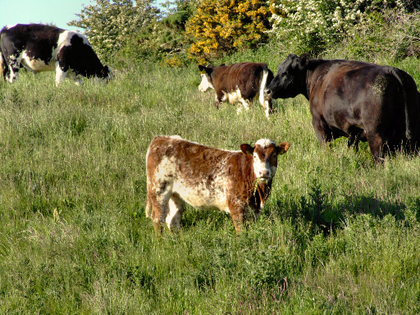
%> input picture cow.png, 420 x 315 px, shrunk from 512 x 384 before the run
$ octave inpaint_test.m   (GNU Octave 9; MATLAB toolbox functions it lacks are replaced by stand-ins)
%> lines starting %> are read from the running program, lines starting %| are printed output that depends on the picture; in (x1, y1, x2, y2) boxes, pixels count from 0 and x2, y2 are one past the last pixel; in counts of white or black regions, pixels touching at a corner belong together; the program's own positions count from 1
%> further down, original_image is the input picture: size 315x420x3 uint8; mean R, G, B 115.8, 116.1, 64.1
### create_mask.m
function [ mask ] = create_mask( height, width, type )
%> called with height = 315, width = 420, type = 'vertical'
%CREATE_MASK
mask = zeros(height, width, 'uint8');
switch type
    case 'vertical'
        n_lines = 5;
        line_width = 3;
        spacing = floor(width/n_lines);
%> spacing = 84
        for i=15:height-15
            for l=1:n_lines
                for j=(l-1)*spacing+floor(spacing/2):(l-1)*spacing+floor(spacing/2)+line_width
                    mask(i, j) = 1;
                end
            end
        end
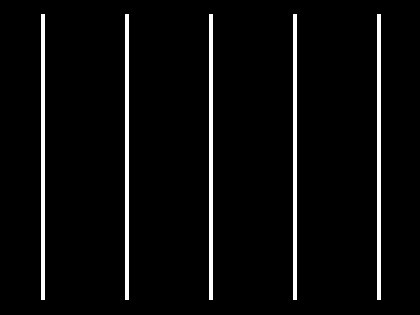
%> mask: size 315x420 uint8; values 0 (black) and 1 (white), 4.3% white; 5 white regions, box (x1, y1, x2, y2) and area: (41, 14, 45, 300) 1144, (125, 14, 129, 300) 1144, (209, 14, 213, 300) 1144, (293, 14, 297, 300) 1144, (377, 14, 381, 300) 1144
end


end

### inpaint.m
function [ image ] = inpaint( image, mask, radius )
%INPAINT
    % Create patch mask
    [indeces_i, indeces_j] = create_neighborhood_mask(radius);

    % Dilate mask
    flag = zeros(size(image, 1), size(image, 2), 'uint8');
    for i=2:size(image, 1)-1
        for j=2:size(image, 2)-1
            if mask(i, j) ~= 0
                flag(i,j) = 1;
                flag(i+1,j) = 1;
                flag(i-1,j) = 1;
                flag(i,j+1) = 1;
                flag(i,j-1) = 1;
            end
        end
    end

    flag = flag .* 2 - cast(bitxor(mask, flag), 'uint8');
    u = (flag == 2) .* 1e6;

    % Values for flag:
    % 2: inside
    % 1: contour
    % 0: outside

    % HEAP
    [points_x, points_y] = find(flag == 1);
    % [6 lines of commented-out code are left out]
    c = 1;
    % I use while to reevaluate the length of the array on every iteration
    while c ~= length(points_x)+1
    % [4 lines of commented-out code are left out]

        i = points_x(c);
        j = points_y(c);

        flag(i, j) = 0; % KNOWN

        neighbors_x = [i+1, i-1, i, i];
        neighbors_y = [j, j, j+1, j-1];

        for p=1:length(neighbors_x)
           ib = neighbors_x(p);
           jb = neighbors_y(p);
           if flag(ib, jb) ~= 0 % NOT KNOWN
               u(ib, jb) = min([eikonal_equation(u, flag, ib, jb-1, ib-1, jb), ...
                                eikonal_equation(u, flag, ib, jb+1, ib-1, jb), ...
                                eikonal_equation(u, flag, ib, jb-1, ib+1, jb), ...
                                eikonal_equation(u, flag, ib, jb+1, ib+1, jb)]);
               if flag(ib, jb) == 2 % UNKNOWN
                   flag(ib, jb) = 1; % BAND
                   % Add points to heap
                   points_x(end+1) = ib;
                   points_y(end+1) = jb;
    %                h.InsertKey(ib*size(image,2)+jb);
                   image = inpaint_point(image, u, flag, indeces_i, indeces_j, ib, jb);
               end
           end
        end
        c = c + 1;
    end
end

### create_neighborhood_mask.m
function [ x_points, y_points ] = create_neighborhood_mask( radius )
%CREATE_NEIGHBORHOOD_MASK
    x_points = [];
    y_points = [];

    for i=-radius:radius
        h = floor(sqrt(radius.^2 - i.^2));
        for j=-h:h
            x_points(end+1) = i;
            y_points(end+1) = j;
        end
    end
end

### inpaint_test.m
clear;
original_image = imread('cow.png');
mask = create_mask(size(original_image,1), size(original_image,2), 'vertical');

for radius=1:10
    for i=1:3
        image(:,:,i) = original_image(:,:,i) .* (1-mask);
    end
    image_bak = image;
%> (the run ends here)
